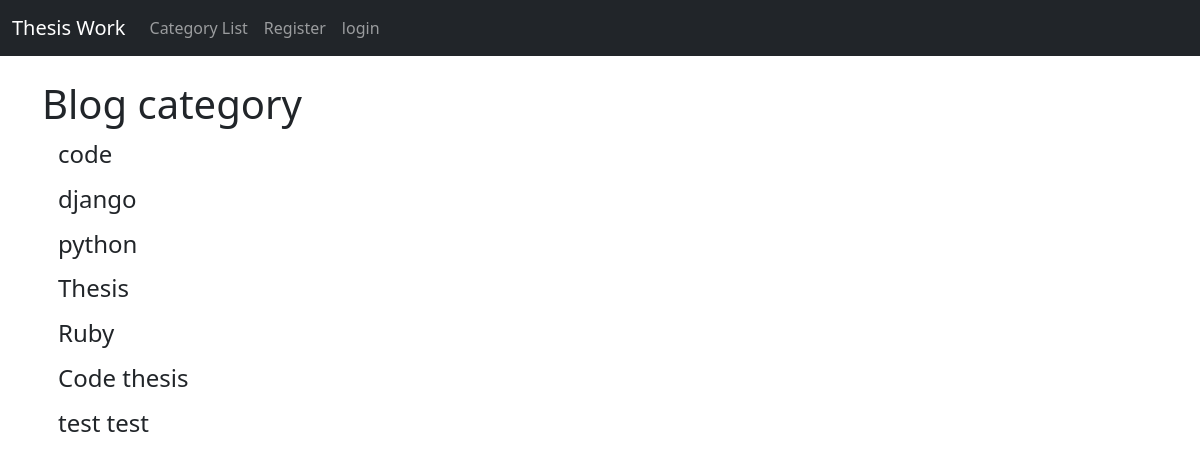
The page /category-list/ on the database its author committed.
### blog/models.py (models this page shows, shortened)
class Category(models.Model):
    name = models.CharField(max_length=255)
    def __str__(self):
        return self.name

### blog/views.py (the view)
# urls.py: path('category-list/', category_list_view, name='category-list'),
def category_list_view(request):
    cat_menu_list = Category.objects.all()
    return render(request, 'category_list.html', {'cat_menu_list': cat_menu_list})

### blog/templates/category_list.html (shortened to what this page needs)
{% extends 'base.html' %}
{% block content %}
<!DOCTYPE html>
<html lang="en">
<head>
</head>
<body>
    <h1>Blog category</h1>
        {% for item in cat_menu_list %}
            <h4><a class="dropdown-item" href="{% url 'category' item|slugify %}">{{ item }}</a></h4>
        {% endfor %}
</body>
</html>
{% endblock %}

### rows shown on the page
Category: name "code"
Category: name "django"
Category: name "python"
Category: name "Thesis"
Category: name "Ruby"
Category: name "Code thesis"
Category: name "test test"
